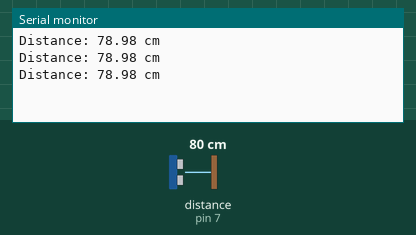
The sketch below on a simulated Arduino Uno, built with avr-gcc and run on an emulated ATmega328P. On the bench: the last lines printed to the serial monitor. Wiring (inferred from the names in the program): ultrasonic range finder: trigger pin 8; echo pin 7. Inputs (shaded band) come from the test bench; at power-on: distance to the obstacle (sensor on pin 7) 80 cm. The echo pulse lasts 58.3 µs per cm.

Above: at 1.3 s.
1.4 s: distance to the obstacle (sensor on pin 7) set to 2 cm
At 1.9 s:
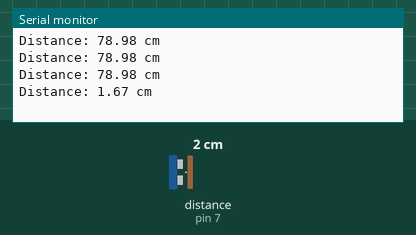
2.9 s: distance to the obstacle (sensor on pin 7) set to 4 cm
At 3.4 s:
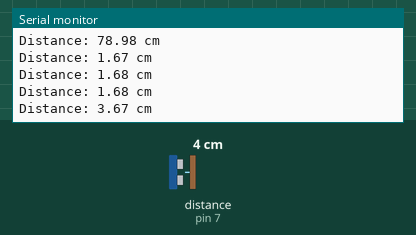
Timing chart, 0 to 5.9 s (numbered marks = the images above; inputs shaded):
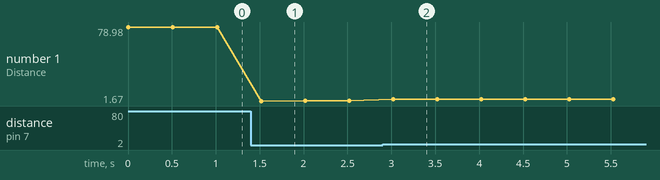

The sketch:

4_Ultrasonic_Sensor_HC-SR04.ino
```cpp
// -------------------------------------------------------
// Program: Ultrasonic Sensor (HC-SR04)
// Description: This program measures the distance to an object
// using the HC-SR04 ultrasonic sensor and displays the distance
// in centimeters on the Serial Monitor.
//
// Connections:
//   VCC  → 5V
//   GND  → GND
//   Trig → Pin 8
//   Echo → Pin 7
// -------------------------------------------------------

#define echoPin 7  // Echo pin
#define trigPin 8  // Trigger pin

void setup() {
  pinMode(trigPin, OUTPUT);
  pinMode(echoPin, INPUT);
  Serial.begin(9600); // Start serial communication
}

void loop() {
  digitalWrite(trigPin, LOW);
  delayMicroseconds(2);
  digitalWrite(trigPin, HIGH);
  delayMicroseconds(10);
  digitalWrite(trigPin, LOW);

  long duration = pulseIn(echoPin, HIGH); // Measure echo time
  float distance = duration * 0.034 / 2;  // Convert time to distance (cm)

  Serial.print("Distance: ");
  Serial.print(distance);
  Serial.println(" cm");

  delay(500); // Wait half a second before next measurement
}
```

Measured:
- after the input at 1.4 s, the serial monitor: prints a new line after 0.12 s (image 1)
- after the input at 2.9 s, the serial monitor: prints a new line after 0.12 s (image 2)
- plotted number 1: 78.98 → 1.68 after the input at 1.4 s, 1.68 → 3.67 after the input at 2.9 s
